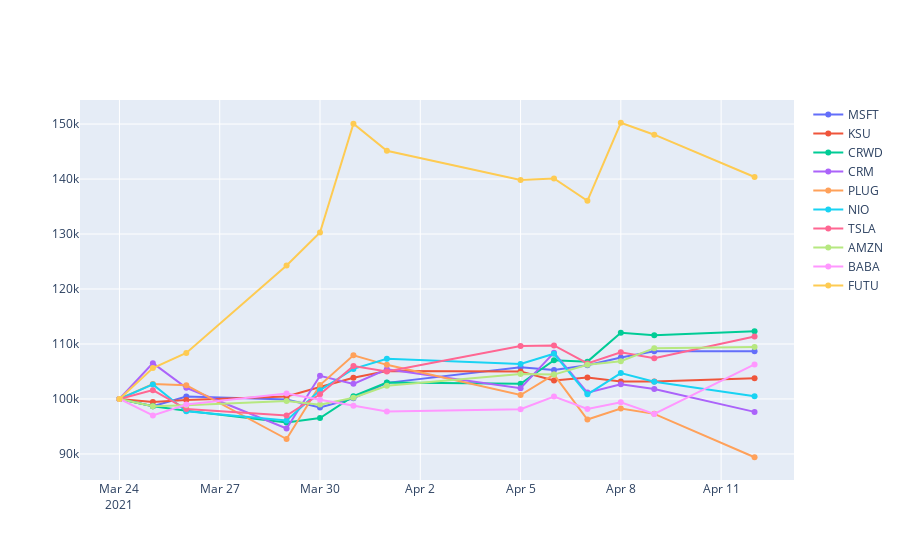

Here is the notebook cell this chart was saved with:
### Code cell
# Visualize Value of Individual Stocks
fig = go.Figure()

fig.add_trace(go.Scatter(x=portfolio_val.index, y= portfolio_val['MSFT'], name='MSFT'))
fig.add_trace(go.Scatter(x=portfolio_val.index, y= portfolio_val['KSU'],name='KSU'))
fig.add_trace(go.Scatter(x=portfolio_val.index, y= portfolio_val['CRWD'],name='CRWD'))
fig.add_trace(go.Scatter(x=portfolio_val.index, y= portfolio_val['CCIV'],name='CRM'))
fig.add_trace(go.Scatter(x=portfolio_val.index, y= portfolio_val['PLUG'],name='PLUG'))
fig.add_trace(go.Scatter(x=portfolio_val.index, y= portfolio_val['NIO'],name='NIO'))
fig.add_trace(go.Scatter(x=portfolio_val.index, y= portfolio_val['TSLA'],name='TSLA'))
fig.add_trace(go.Scatter(x=portfolio_val.index, y= portfolio_val['AMZN'],name='AMZN'))
fig.add_trace(go.Scatter(x=portfolio_val.index, y= portfolio_val['BABA'],name='BABA'))
fig.add_trace(go.Scatter(x=portfolio_val.index, y= portfolio_val['FUTU'],name='FUTU'))
